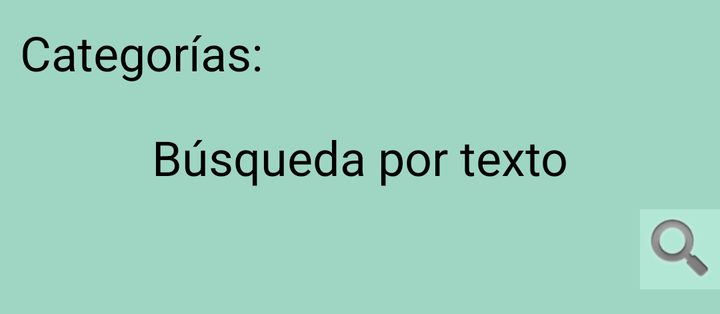
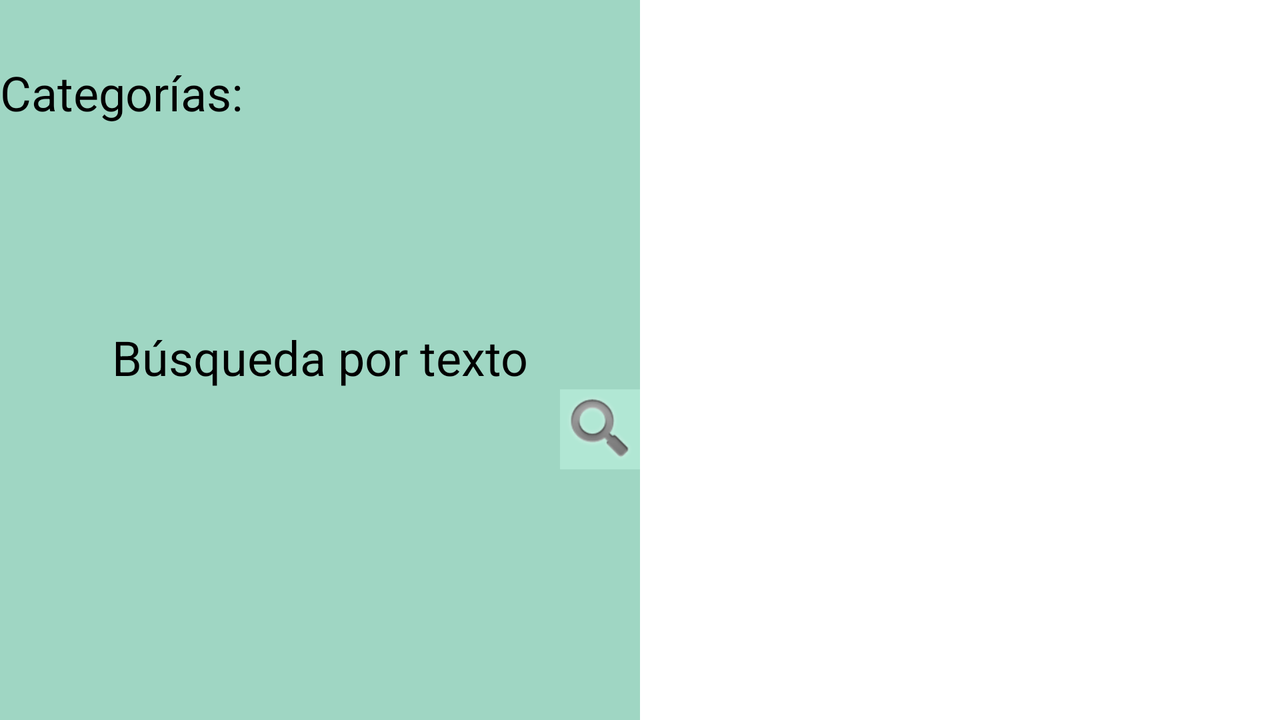

First picture: res/layout/ on a phone held upright. Second picture: the repository's own variant of that layout, on a device whose configuration matches the variant's folder. Source for both follows.
<!-- AndroidManifest.xml: activity theme ProductTheme -->
<!-- res/layout/activity_products.xml -->
<?xml version="1.0" encoding="utf-8"?>
    <RelativeLayout xmlns:android="http://schemas.android.com/apk/res/android"
        xmlns:tools="http://schemas.android.com/tools"
        android:layout_width="fill_parent"
        android:layout_height="wrap_content"
        android:fillViewport="true">

        <LinearLayout
            android:layout_width="match_parent"
            android:orientation="vertical"
            android:layout_height="wrap_content">

            <RelativeLayout
                xmlns:tools="http://schemas.android.com/tools"
                android:layout_width="match_parent"
                android:layout_height="match_parent"
                android:background="#9fd6c3"
                tools:context="com.fiuady.android.compustore.ProductsActivity">


                <TextView
                    android:layout_width="wrap_content"
                    android:layout_height="wrap_content"
                    android:text="@string/tag_cat2"
                    android:id="@+id/categorias_tag"
                    android:textSize="24sp"
                    android:padding="10dp"
                    android:textColor="@android:color/black"
                     />
                <Spinner
                    android:id="@+id/spinner"
                    android:gravity="center"
                    android:layout_width="match_parent"
                    android:layout_height="wrap_content"
                    android:textAlignment="center"
                    android:textSize="24sp"
                    android:padding="10dp"
                    android:textColor="@android:color/black"
                    android:layout_toEndOf="@id/categorias_tag"/>

                <TextView
                    android:id="@+id/busqueda_tag"
                    android:layout_width="match_parent"
                    android:layout_height="wrap_content"
                    android:textAlignment="center"
                    android:text="@string/tag_busqueda"
                    android:textSize="24sp"
                    android:padding="10dp"
                    android:textColor="@android:color/black"
                    android:layout_below="@id/categorias_tag"
                    android:layout_alignParentStart="true" />

                <EditText
                    android:id="@+id/busqueda_text"
                    android:layout_width="match_parent"
                    android:layout_height="wrap_content"
                    android:layout_below="@id/busqueda_tag"
                    android:padding="10dp"
                    android:textSize="24sp"
                    tools:ignore="LabelFor,TextFields" />

                <ImageButton
                    android:layout_width="40dp"
                    android:layout_height="40dp"
                    android:id="@+id/buscar_button"
                    android:layout_below="@id/busqueda_tag"
                    android:layout_alignParentEnd="true"
                    android:src="@android:drawable/ic_search_category_default"
                    android:background="#b1e7d4"
                    android:scaleType="fitCenter"
                    tools:ignore="ContentDescription" />

            </RelativeLayout>

            <android.support.v7.widget.RecyclerView
                android:id="@+id/productos_rv"
                android:layout_width="wrap_content"
                android:layout_height="wrap_content"
                android:textAlignment="center"
                />

        </LinearLayout>

    </RelativeLayout>
<!-- resources referenced by this layout -->
<resources>
  <string name="tag_busqueda">Búsqueda por texto</string>
  <string name="tag_cat2">Categorías: </string>
</resources>
<!-- res/layout-land/activity_products.xml (the repository's variant of the layout above) -->
<!-- drawn on the phone turned sideways -->
<?xml version="1.0" encoding="utf-8"?>
<FrameLayout xmlns:android="http://schemas.android.com/apk/res/android"
    xmlns:tools="http://schemas.android.com/tools"
    android:layout_width="match_parent"
    android:layout_height="match_parent"
    android:fillViewport="true">

    <LinearLayout
        android:layout_width="match_parent"
        android:layout_height="match_parent"
        android:orientation="horizontal"
        android:weightSum="2">

        <RelativeLayout xmlns:tools="http://schemas.android.com/tools"
            android:layout_width="match_parent"
            android:layout_height="match_parent"
            android:layout_weight="1"
            android:background="#9fd6c3"
            tools:context="com.fiuady.android.compustore.ProductsActivity">


            <TextView
                android:id="@+id/categorias_tag"
                android:layout_width="wrap_content"
                android:layout_height="wrap_content"
                android:paddingTop="30dp"
                android:text="@string/tag_cat2"
                android:textColor="@android:color/black"
                android:textSize="24sp" />

            <Spinner
                android:id="@+id/spinnerCat"
                android:layout_width="match_parent"
                android:layout_height="wrap_content"
                android:layout_toEndOf="@+id/categorias_tag"
                android:gravity="center"
                android:paddingTop="30dp"
                android:textAlignment="center"
                android:textColor="@android:color/black"
                android:textSize="24sp" />

            <TextView
                android:id="@+id/busquedaCat_tag"
                android:layout_width="match_parent"
                android:layout_height="wrap_content"
                android:layout_alignParentStart="true"
                android:layout_below="@+id/categorias_tag"
                android:paddingTop="100dp"
                android:text="@string/tag_busqueda"
                android:textAlignment="center"
                android:textColor="@android:color/black"
                android:textSize="24sp" />

            <EditText
                android:id="@+id/busquedaCat_text"
                android:layout_width="match_parent"
                android:layout_height="wrap_content"
                android:layout_below="@+id/busquedaCat_tag"
                android:paddingTop="20dp"
                android:textSize="24sp"
                tools:ignore="LabelFor,TextFields" />

            <ImageButton
                android:id="@+id/buscarCat_button"
                android:layout_width="40dp"
                android:layout_height="40dp"
                android:layout_below="@+id/busquedaCat_tag"
                android:layout_alignParentEnd="true"
                android:background="#b1e7d4"
                android:foregroundGravity="center"
                android:scaleType="fitCenter"
                android:src="@android:drawable/ic_search_category_default"
                tools:ignore="ContentDescription" />

        </RelativeLayout>

        <android.support.v7.widget.RecyclerView
            android:id="@+id/productos_rv"
            android:layout_width="match_parent"
            android:layout_height="match_parent"
            android:layout_weight="1"
            android:textAlignment="center" />

    </LinearLayout>

</FrameLayout>
